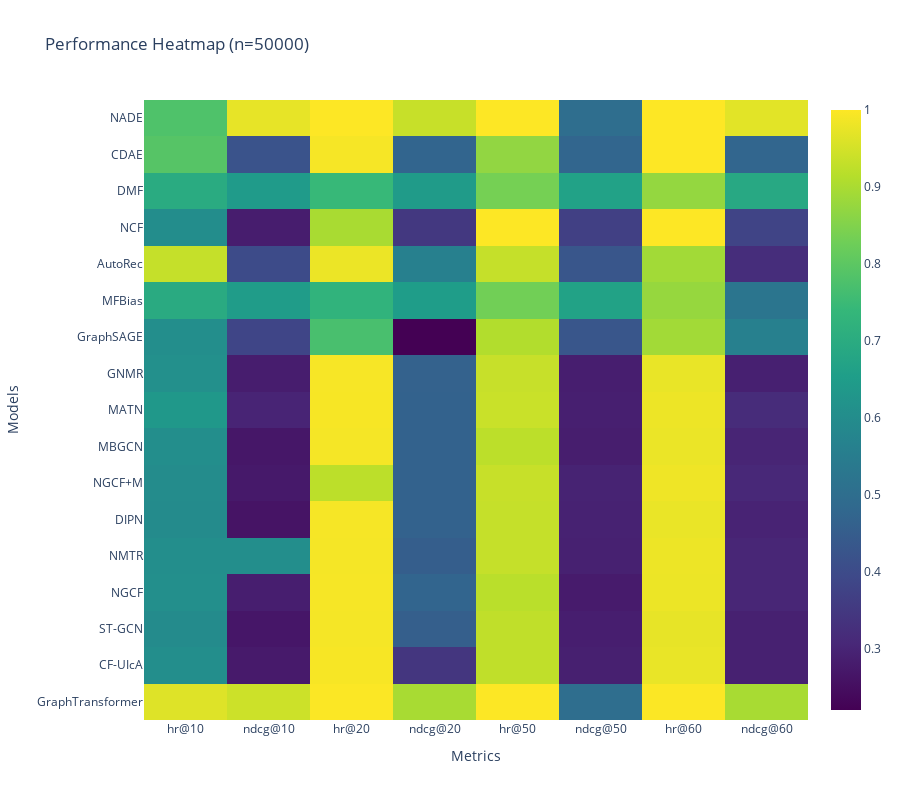
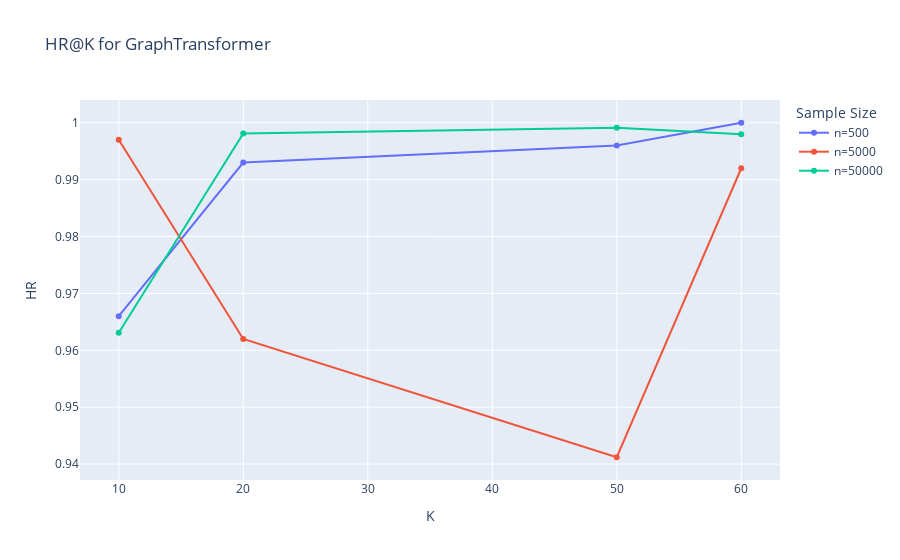
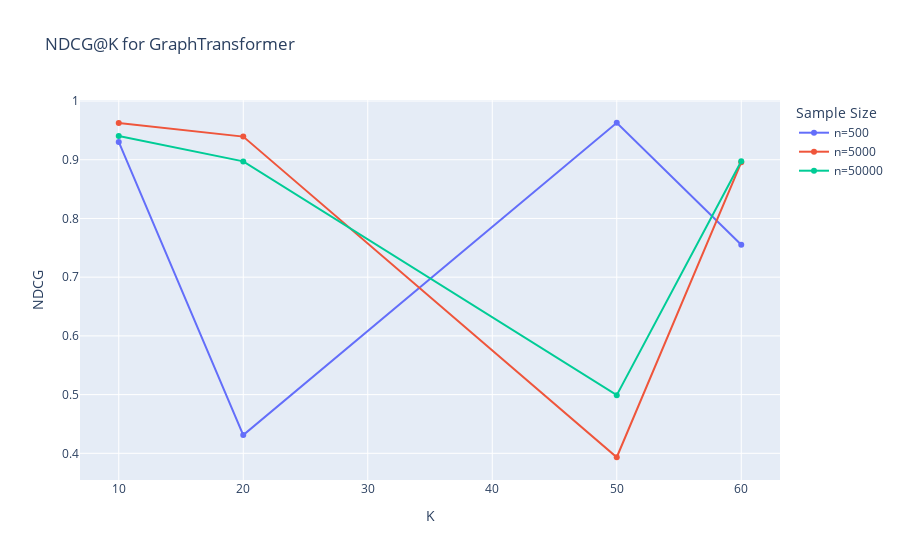
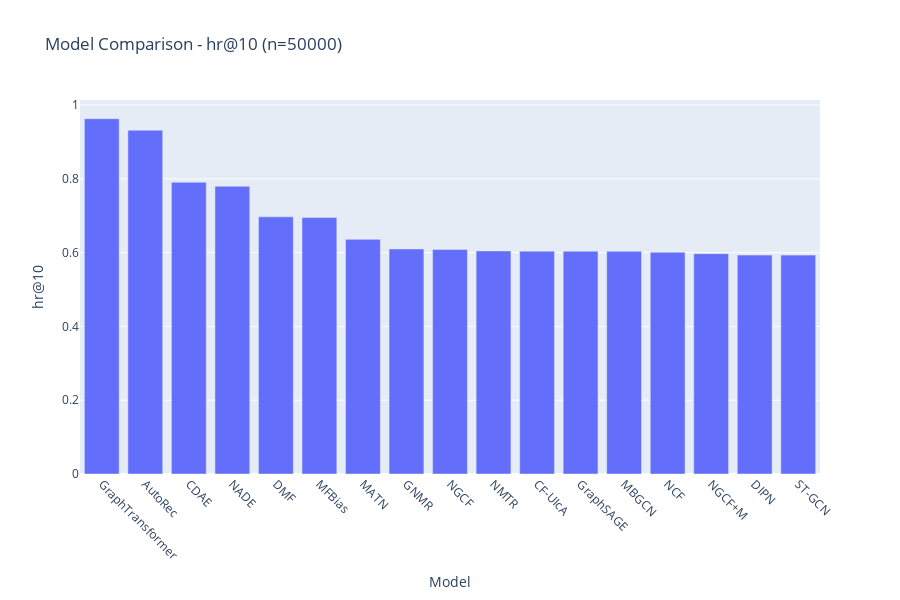

Here is the notebook cell these charts were saved with, in order:
### Code cell
import pandas as pd
import plotly.express as px
import plotly.graph_objects as go
from plotly.subplots import make_subplots

# Read the data
data = pd.read_csv('b.csv')

# 1. Create a heatmap of all metrics for all models at 50000
def create_heatmap(data, n_samples=50000):
    df_filtered = data[data['MODELS'].str.contains(str(n_samples))]
    metrics = ['hr@10', 'ndcg@10', 'hr@20', 'ndcg@20', 'hr@50', 'ndcg@50', 'hr@60', 'ndcg@60']
    model_names = [name.replace(f' {n_samples}', '') for name in df_filtered['MODELS']]
    
    fig = go.Figure(data=go.Heatmap(
        z=df_filtered[metrics].values,
        x=metrics,
        y=model_names,
        colorscale='Viridis'
    ))
    
    fig.update_layout(
        title=f'Performance Heatmap (n={n_samples})',
        xaxis_title='Metrics',
        yaxis_title='Models',
        height=800
    )
    fig.show()

# 2. Create line plots comparing HR@K and NDCG@K across different K values
def create_metric_comparison(data, model_name='GraphTransformer', metric_prefix='hr'):
    df_filtered = data[data['MODELS'].str.contains(model_name)]
    metrics = [col for col in data.columns if metric_prefix in col]
    
    fig = go.Figure()
    
    for _, row in df_filtered.iterrows():
        sample_size = row['MODELS'].split()[-1]
        fig.add_trace(go.Scatter(
            x=[int(m.split('@')[1]) for m in metrics],
            y=[row[m] for m in metrics],
            name=f'n={sample_size}',
            mode='lines+markers'
        ))
    
    fig.update_layout(
        title=f'{metric_prefix.upper()}@K for {model_name}',
        xaxis_title='K',
        yaxis_title=metric_prefix.upper(),
        legend_title='Sample Size'
    )
    fig.show()

# 3. Create bar plot comparing top models for specific metrics
def create_model_comparison(data, metric='hr@10', n_samples=50000):
    df_filtered = data[data['MODELS'].str.contains(str(n_samples))]
    df_filtered['Model'] = df_filtered['MODELS'].apply(lambda x: x.replace(f' {n_samples}', ''))
    
    fig = px.bar(
        df_filtered.sort_values(metric, ascending=False),
        x='Model',
        y=metric,
        title=f'Model Comparison - {metric} (n={n_samples})'
    )
    
    fig.update_layout(
        xaxis_tickangle=45,
        height=600
    )
    fig.show()

# Create visualizations
create_heatmap(data)
create_metric_comparison(data, 'GraphTransformer', 'hr')
create_metric_comparison(data, 'GraphTransformer', 'ndcg')
create_model_comparison(data, 'hr@10')

### Figure 1 — Plotly figure (JSON) as saved in the notebook; plotly's stock layout.template omitted (floating-point values rounded to 4 significant figures; data arrays with more than 128 entries replaced by an {"elided": "..."} marker saying what was removed)
{"data": [{"colorscale": [[0, "#440154"], [0.1111, "#482878"], [0.2222, "#3e4989"], [0.3333, "#31688e"], [0.4444, "#26828e"], [0.5556, "#1f9e89"], [0.6667, "#35b779"], [0.7778, "#6ece58"], [0.8889, "#b5de2b"], [1, "#fde725"]], "type": "heatmap", "x": ["hr@10", "ndcg@10", "hr@20", "ndcg@20", "hr@50", "ndcg@50", "hr@60", "ndcg@60"], "y": ["GraphTransformer", "CF-UIcA", "ST-GCN", "NGCF", "NMTR", "DIPN", "NGCF+M", "MBGCN", "MATN", "GNMR", "GraphSAGE", "MFBias", "AutoRec", "NCF", "DMF", "CDAE", "NADE"], "z": {"elided": "17x8 float values"}}], "layout": {"height": 800, "title": {"text": "Performance Heatmap (n=50000)"}, "xaxis": {"title": {"text": "Metrics"}}, "yaxis": {"title": {"text": "Models"}}}}

### Figure 2 — Plotly figure (JSON) as saved in the notebook; plotly's stock layout.template omitted (floating-point values rounded to 4 significant figures)
{"data": [{"mode": "lines+markers", "name": "n=500", "type": "scatter", "x": [10, 20, 50, 60], "y": [0.966, 0.993, 0.996, 1]}, {"mode": "lines+markers", "name": "n=5000", "type": "scatter", "x": [10, 20, 50, 60], "y": [0.997, 0.962, 0.9412, 0.992]}, {"mode": "lines+markers", "name": "n=50000", "type": "scatter", "x": [10, 20, 50, 60], "y": [0.9631, 0.9981, 0.9991, 0.998]}], "layout": {"legend": {"title": {"text": "Sample Size"}}, "title": {"text": "HR@K for GraphTransformer"}, "xaxis": {"title": {"text": "K"}}, "yaxis": {"title": {"text": "HR"}}}}

### Figure 3 — Plotly figure (JSON) as saved in the notebook; plotly's stock layout.template omitted (floating-point values rounded to 4 significant figures)
{"data": [{"mode": "lines+markers", "name": "n=500", "type": "scatter", "x": [10, 20, 50, 60], "y": [0.9303, 0.4311, 0.963, 0.7552]}, {"mode": "lines+markers", "name": "n=5000", "type": "scatter", "x": [10, 20, 50, 60], "y": [0.9627, 0.9394, 0.3933, 0.8957]}, {"mode": "lines+markers", "name": "n=50000", "type": "scatter", "x": [10, 20, 50, 60], "y": [0.9406, 0.8972, 0.499, 0.8974]}], "layout": {"legend": {"title": {"text": "Sample Size"}}, "title": {"text": "NDCG@K for GraphTransformer"}, "xaxis": {"title": {"text": "K"}}, "yaxis": {"title": {"text": "NDCG"}}}}

### Figure 4 — Plotly figure (JSON) as saved in the notebook; plotly's stock layout.template omitted (floating-point values rounded to 4 significant figures)
{"data": [{"alignmentgroup": "True", "hovertemplate": "Model=%{x}<br>hr@10=%{y}<extra></extra>", "legendgroup": "", "marker": {"color": "#636efa", "pattern": {"shape": ""}}, "name": "", "offsetgroup": "", "orientation": "v", "showlegend": false, "textposition": "auto", "type": "bar", "x": ["GraphTransformer", "AutoRec", "CDAE", "NADE", "DMF", "MFBias", "MATN", "GNMR", "NGCF", "NMTR", "CF-UIcA", "GraphSAGE", "MBGCN", "NCF", "NGCF+M", "DIPN", "ST-GCN"], "xaxis": "x", "y": [0.9631, 0.932, 0.7908, 0.78, 0.697, 0.6953, 0.636, 0.61, 0.6084, 0.6047, 0.6041, 0.6039, 0.6035, 0.6012, 0.5972, 0.5934, 0.5933], "yaxis": "y"}], "layout": {"barmode": "relative", "height": 600, "legend": {"tracegroupgap": 0}, "title": {"text": "Model Comparison - hr@10 (n=50000)"}, "xaxis": {"anchor": "y", "domain": [0, 1], "tickangle": 45, "title": {"text": "Model"}}, "yaxis": {"anchor": "x", "domain": [0, 1], "title": {"text": "hr@10"}}}}
